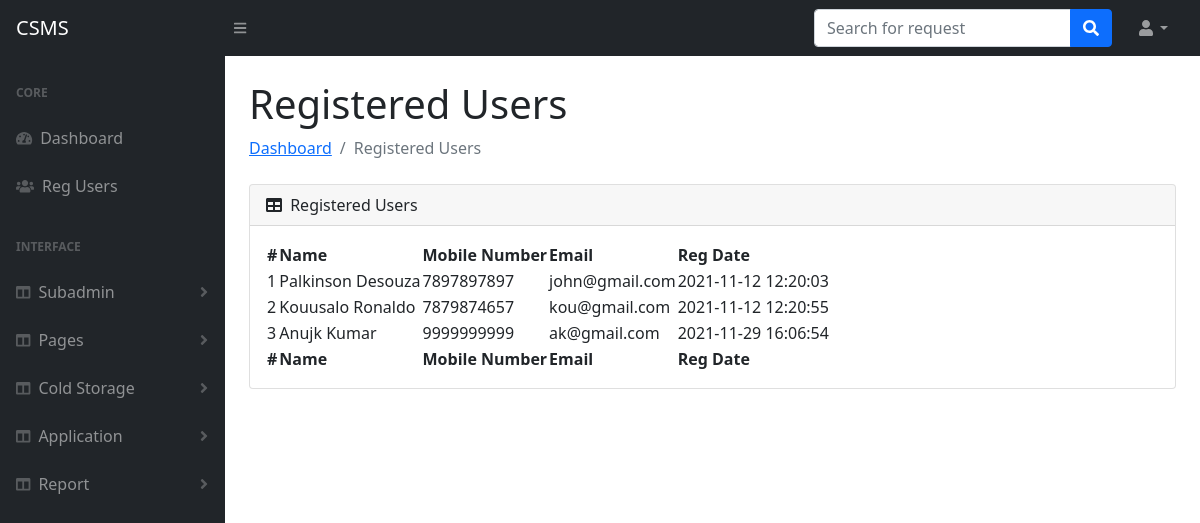
The app's page /admin/reg-users.php (signed in) with its own data.
### tables this page shows
CREATE TABLE `tbluser` (
  `ID` int(5) NOT NULL,
  `FirstName` varchar(200) DEFAULT NULL,
  `LastName` varchar(200) DEFAULT NULL,
  `MobileNumber` bigint(10) DEFAULT NULL,
  `Email` varchar(200) DEFAULT NULL,
  `Password` varchar(200) DEFAULT NULL,
  `RegDate` timestamp NULL DEFAULT current_timestamp()
);

### admin/reg-users.php (the view, shortened to what this page needs)
<?php session_start();
if(strlen($_SESSION['csmsaid'])==0)
  {
header('location:index.php');
}
else{
  ?>
<!DOCTYPE html>
<html lang="en">
    <head>
        <link href="https://cdn.jsdelivr.net/npm/simple-datatables@latest/dist/style.css" rel="stylesheet" />
        <link href="css/styles.css" rel="stylesheet" />
    </head>
    <body class="sb-nav-fixed">
        <?php include_once("includes/navbar.php");?>
        <div id="layoutSidenav">
            <div id="layoutSidenav_nav">
              <?php include_once("includes/sidebar.php");?>
            </div>
            <div id="layoutSidenav_content">
                <main>
                    <div class="container-fluid px-4">
                        <h1 class="mt-4">Registered Users</h1>
                        <ol class="breadcrumb mb-4">
                            <li class="breadcrumb-item"><a href="dashboard.php">Dashboard</a></li>
                            <li class="breadcrumb-item active">Registered Users</li>
                        </ol>
                        <div class="card mb-4">
                            <div class="card-header">
                                <i class="fas fa-table me-1"></i>
                               Registered Users
                            </div>
                            <div class="card-body">
                                <table id="datatablesSimple">
                                    <thead>
                                        <tr>
                    <th>#</th>
                    <th>Name</th>
                    <th>Mobile Number</th>
                    <th>Email</th>
                    <th>Reg Date</th>
                  </tr>
                                    </thead>
                                    <tfoot>
                                        <tr>
                     <th>#</th>
                    <th>Name</th>
                    <th>Mobile Number</th>
                    <th>Email</th>
                    <th>Reg Date</th>
                  </tr>
                                    </tfoot>
                                    <tbody>
                                        <?php $query=mysqli_query($con,"select * from tbluser");
$cnt=1;
while($result=mysqli_fetch_array($query)){
?>
                                       <tr>
                    <td><?php echo $cnt;?></td>
                    <td><?php echo $result['FirstName']?> <?php echo $result['LastName']?></td>
                    <td><?php echo $result['MobileNumber']?></td>
                    <td><?php echo $result['Email']?></td>
                    <td><?php echo $result['RegDate']?></td>
                  </tr>
         <?php
$cnt++;
       } ?>
                                    </tbody>
                                </table>
                            </div>
                        </div>
                    </div>
                </main>
                <?php include_once("includes/sidebar.php");?>
            </div>
        </div>
    </body>
</html>
<?php } ?>

### records on screen
tbluser: FirstName "Palkinson", LastName "Desouza", MobileNumber "7897897897", Email "john@gmail.com", RegDate "2021-11-12 12:20:03"
tbluser: FirstName "Kouusalo", LastName "Ronaldo", MobileNumber "7879874657", Email "kou@gmail.com", RegDate "2021-11-12 12:20:55"
tbluser: FirstName "Anujk", LastName "Kumar", MobileNumber "9999999999", Email "ak@gmail.com", RegDate "2021-11-29 16:06:54"
